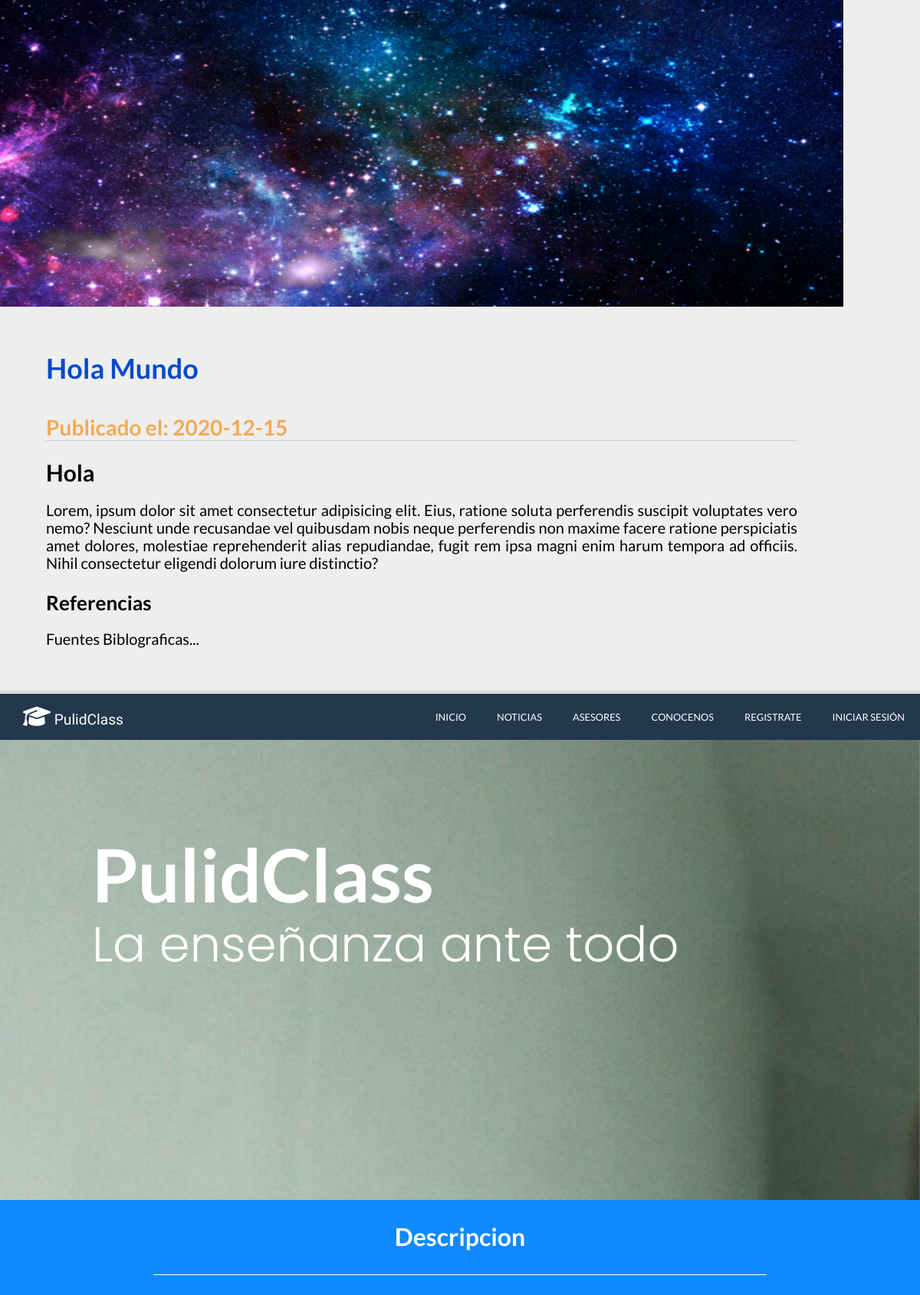
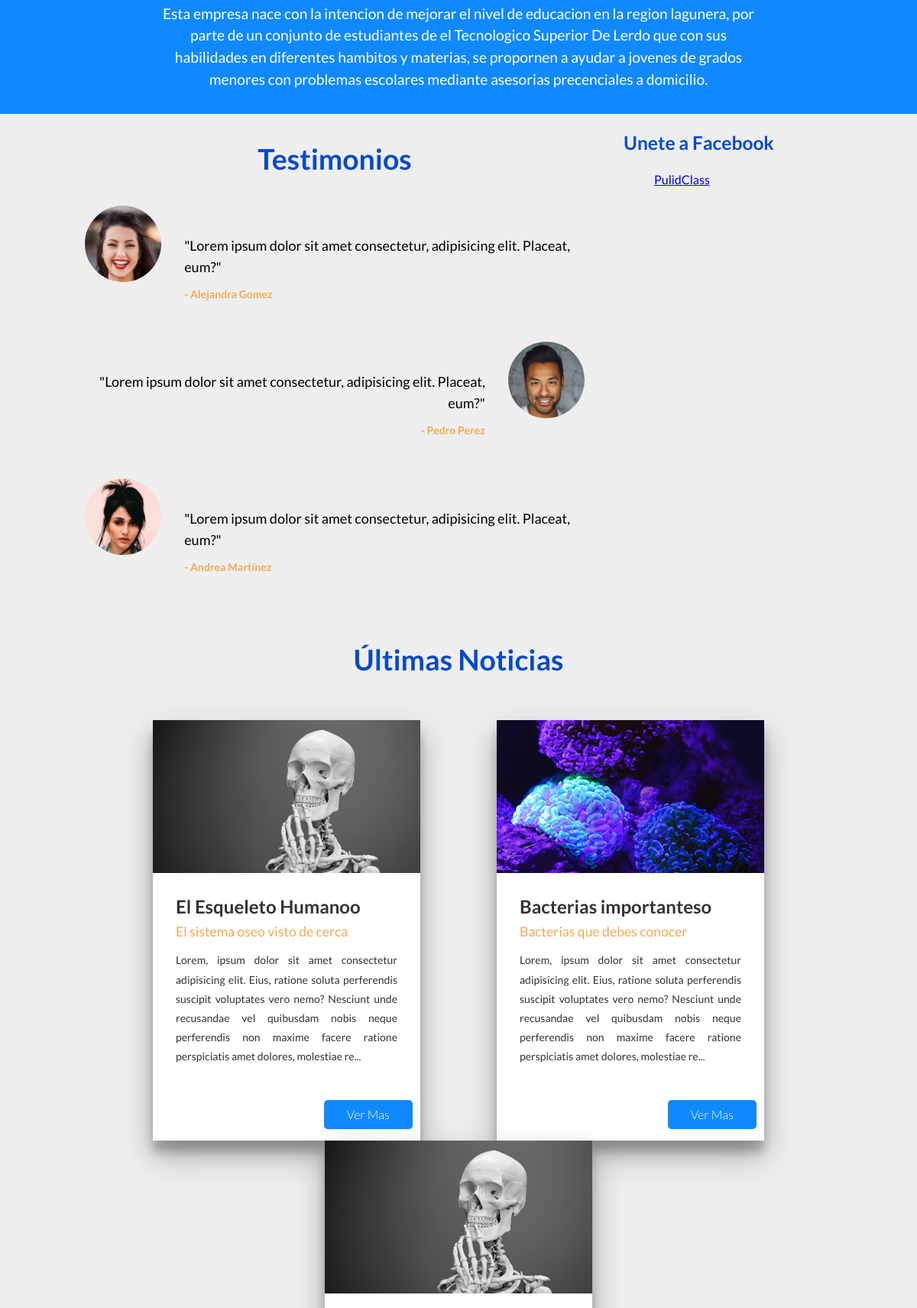
Screenshot of /index.php?id_noticia=3 (upper part) with the database file from the repository (2 pictures, top to bottom).
### tables this page shows
CREATE TABLE `noticia` (
  `Id_Noticia` int(11) NOT NULL AUTO_INCREMENT,
  `Correo` varchar(70) DEFAULT NULL,
  `Titulo` varchar(100) NOT NULL,
  `Subtitulo` varchar(150) NOT NULL,
  `Fecha` date NOT NULL,
  `Fuentes` text NOT NULL,
  `Informacion` text NOT NULL,
  `Imagen` text,
  `asesor_Id_Asesor` int(11) NOT NULL,
  PRIMARY KEY (`Id_Noticia`),
  KEY `cita_ibfk_1` (`Correo`),
  KEY `fk_noticia_asesor1_idx` (`asesor_Id_Asesor`),
  CONSTRAINT `fk_noticia_asesor1` FOREIGN KEY (`asesor_Id_Asesor`) REFERENCES `asesor` (`Id_Asesor`) ON DELETE NO ACTION ON UPDATE NO ACTION
);

### views/index.view.php (the view, shortened to what this page needs)
<!DOCTYPE html>
<html lang="en">
<head>
    <link rel="stylesheet" href="css/normalize.css">
    <link rel="stylesheet" href="css/estilos.css">
</head>
<body>
    <header>
        <div class="menu">
            <div class="logo">
                <a href="index.php"><h2 class="page-name"><i class="fas fa-graduation-cap"></i> PulidClass</h2></a>
            </div>
            <nav>
                <a href="index.php">Inicio</a>
                <a href="noticias.php">Noticias</a>
                <a href="asesores.php">Asesores</a>
                <a href="conocenos.php">Conocenos</a>
                <?php if(isset($_SESSION['cliente'])): ?>
                    <a href="perfil.php">Perfil</a>
                    <a href="logout.php">Cerrar Sesión</a>
                <?php elseif(isset($_SESSION['admin'])): ?>
                    <a href="admin.php">Perfil</a>
                    <a href="logout.php">Cerrar Sesión</a>
                <?php elseif(isset($_SESSION['asesor'])): ?>
                    <a href="perfil_asesor.php">Perfil</a>
                    <a href="logout.php">Cerrar Sesión</a>
                <?php else: ?>
                    <a href="register.php">Registrate</a>
                    <a href="login.php">Iniciar Sesión</a>
                <?php endif; ?>
            </nav>
        </div>
        <div class="banner">
            <div class="titulo">
                <h1>PulidClass</h1>
                <h2>La enseñanza ante todo</h2>
            </div>
        </div>
    </header>
    <main>
        <div class="descripcion">
            <div class="contenido">
                <h2>Descripcion</h2>
                <p>Esta empresa nace con la intencion de mejorar el nivel de educacion en la region lagunera, por parte de un conjunto de estudiantes de el Tecnologico Superior De Lerdo que con sus habilidades en diferentes hambitos y materias, se propornen a ayudar a jovenes de grados menores con problemas escolares mediante asesorias precenciales a domicilio.</p>
            </div>
        </div>
        <div class="contenidos">
            <div class="testimonios">
                <div class="titulo">
                    <h3>Testimonios</h3>
                </div>
                <div class="testimonio">
                    <div class="foto">
                        <img src="fotoasesores/face1.jpg" alt="">
                    </div>
                    <div class="opinion">
                        <p class="texto">"Lorem ipsum dolor sit amet consectetur, adipisicing elit. Placeat, eum?"</p>
                        <p class="nombre">- Alejandra Gomez</p>
                    </div>
                </div>
                <div class="testimonio derecha">
                    <div class="foto">
                        <img src="fotoasesores/face2.jpg" alt="">
                    </div>
                    <div class="opinion">
                        <p class="texto">"Lorem ipsum dolor sit amet consectetur, adipisicing elit. Placeat, eum?"</p>
                        <p class="nombre">- Pedro Perez</p>
                    </div>
                </div>
                <div class="testimonio">
                    <div class="foto">
                        <img src="fotoasesores/face4.jpg" alt="">
                    </div>
                    <div class="opinion">
                        <p class="texto">"Lorem ipsum dolor sit amet consectetur, adipisicing elit. Placeat, eum?"</p>
                        <p class="nombre">- Andrea Martínez</p>
                    </div>
                </div>
            </div>
            <div class="facebook">
                <div class="titulo">
                    <h3>Unete a Facebook</h3>
                </div>
                <div class="fb-page" data-href="https://www.facebook.com/PulidClass/?modal=admin_todo_tour/" data-tabs="timeline" data-width="" data-height="" data-small-header="false" data-adapt-container-width="false" data-hide-cover="false" data-show-facepile="true"><blockquote cite="https://www.facebook.com/PulidClass/?modal=admin_todo_tour/" class="fb-xfbml-parse-ignore"><a href="https://www.facebook.com/PulidClass/?modal=admin_todo_tour/">PulidClass</a></blockquote></div>
            </div>
        </div>
        <div class="noticias">
            <div class="titulo">
                <h3>Últimas Noticias</h3>
            </div>
            <?php
                foreach($noticias as $noticia){
                $titulo=$noticia['Titulo'];
                $subtitulo=$noticia['Subtitulo'];
                $informacion=$noticia['Informacion'];
                $informacion=substr($informacion, 0, 250);
                $informacion.="...";
                $foto=$noticia['Imagen'];
            ?>
            <div class="noticia">
                <form enctype="multipart/form-data" action="<?php echo htmlspecialchars($_SERVER['PHP_SELF'])?>" method="GET">
                    <div class="foto">
                        <img src="<?php echo $foto?>" alt="">
                    </div>
                    <div class="info">
                        <h3 class="titulo-new"><?php echo $titulo ?>o</h3>
                        <h4 class="subtitulo"><?php echo $subtitulo ?></h4>
                        <p class="descripcion-new"><?php echo $informacion ?></p>
                    </div>
                    <input type="submit" value="Ver Mas">
                </form>
            </div>
            <?php
                }
            ?>
            </div>
    </main>
    <link rel="stylesheet" href="https://cdnjs.cloudflare.com/ajax/libs/jquery-modal/0.9.1/jquery.modal.min.css" />
</body>
</html>

### views/modal_noticia.view.php
<div id="noticia-modal" class="modal emergente">
    <div class="noticia">
        <div class="imagen">
            <img src="<?php echo $noticia['Imagen']?>" alt="200">
        </div>
        <div class="contenido">
            <div class="titulo_fecha">
                <div class="titulo">
                    <h1 id="titulo"><?php echo $noticia['Titulo']?></h1>
                </div>
                <div class="fecha">
                    <h2 id="fecha">Publicado el: <?php echo $noticia['Fecha']?></h2>
                </div>
            </div>
            <div class="subtitulo">
                <h2 id="subtitulo"><?php echo $noticia['Subtitulo']?></h2>
            </div>
            <div class="informacion">
                <p id="informacion"><?php echo $noticia['Informacion']?></p>
            </div>
            <div class="referencias">
                <h3 is="titulo_referencias">Referencias</h3>
                <p id="referencias"><?php echo $noticia['Fuentes']?></p>
            </div>
        </div>
    </div>
</div>

### rows the page displays
noticia: Imagen (picture), Titulo "Hola Mundo", Fecha "2020-12-15", Subtitulo "Hola", Informacion "Lorem, ipsum dolor sit amet consectetur adipisicing elit. Eius, ratione soluta perferendis suscipit voluptates vero nemo? Nesciunt unde recusandae vel quibusdam nobis neque perferendis non maxime facere ratione perspiciatis amet dolores, molestiae reprehenderit alias repudiandae, fugit rem ipsa magni enim harum tempora ad officiis. Nihil consectetur eligendi dolorum iure distinctio?", Fuentes "Fuentes Biblograficas..."
noticia: Imagen (picture), Titulo "El Esqueleto Humano", Subtitulo "El sistema oseo visto de cerca", Informacion "Lorem, ipsum dolor sit amet consectetur adipisicing elit. Eius, ratione soluta perferendis suscipit voluptates vero nemo? Nesciunt unde recusandae vel quibusdam nobis neque perferendis non maxime facere ratione perspiciatis amet dolores, molestiae re..."
noticia: Imagen (picture), Titulo "Bacterias importantes", Subtitulo "Bacterias que debes conocer", Informacion "Lorem, ipsum dolor sit amet consectetur adipisicing elit. Eius, ratione soluta perferendis suscipit voluptates vero nemo? Nesciunt unde recusandae vel quibusdam nobis neque perferendis non maxime facere ratione perspiciatis amet dolores, molestiae re..."
noticia: Imagen (picture)
